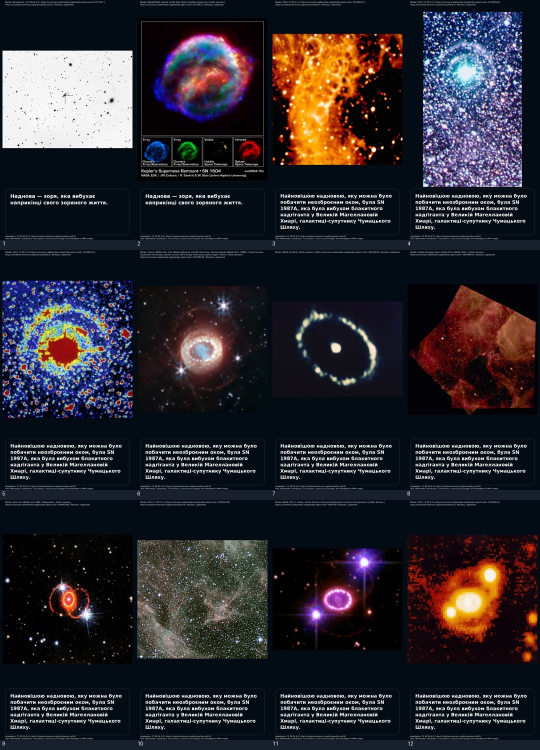
#> input picture acceptance/factory-universal/2026-11-22-source-resolution/astronomy-1.jpg, 1080 x 1500 px (shown at 1/2 size)
$ python -i photo_duplicates.py   (imports and definitions only)
#> lines starting #> are read from the running program, lines starting #| are printed output that depends on the picture
"""Crop/resize resistant source-photo deduplication; no learned model."""
import cv2
import numpy as np
from PIL import Image,ImageOps

# [1 line not run here, left out]

def fingerprint(path):
 with Image.open(path) as source:
#> source is the input picture: PIL image 1080x1500 RGB; mean R, G, B 44, 40.9, 47.2
  image=ImageOps.exif_transpose(source).convert('RGB');image.thumbnail((960,960),Image.Resampling.LANCZOS)
#> after `image.thumbnail((960, 960), Image.Resampling.LANCZOS)`:
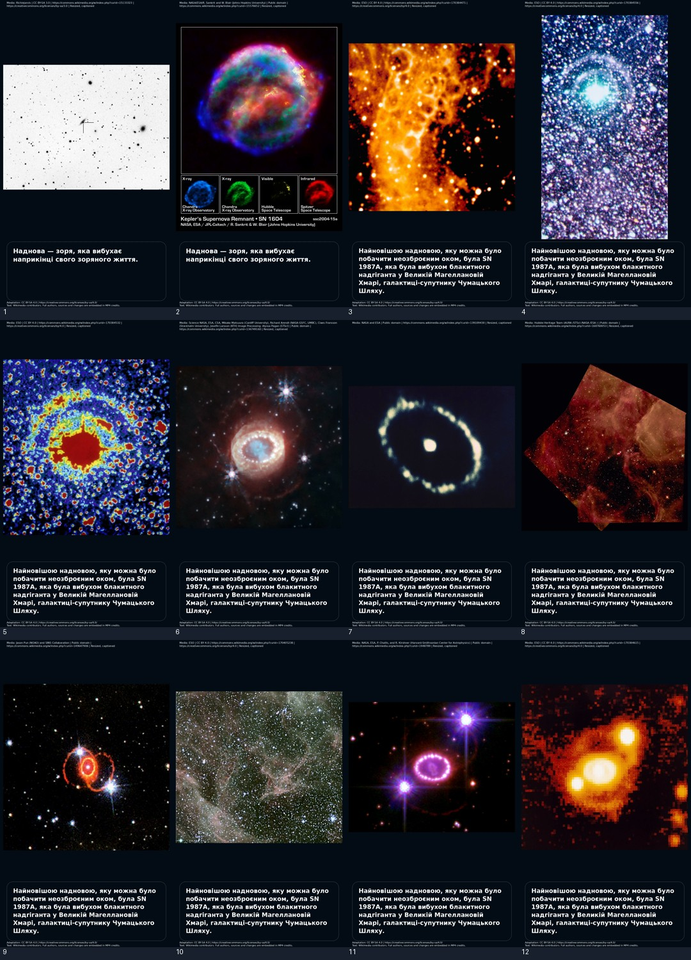
#> image: PIL image 691x960 RGB; mean R, G, B 44.2, 40.9, 47.2
  gray=cv2.cvtColor(np.asarray(image),cv2.COLOR_RGB2GRAY)
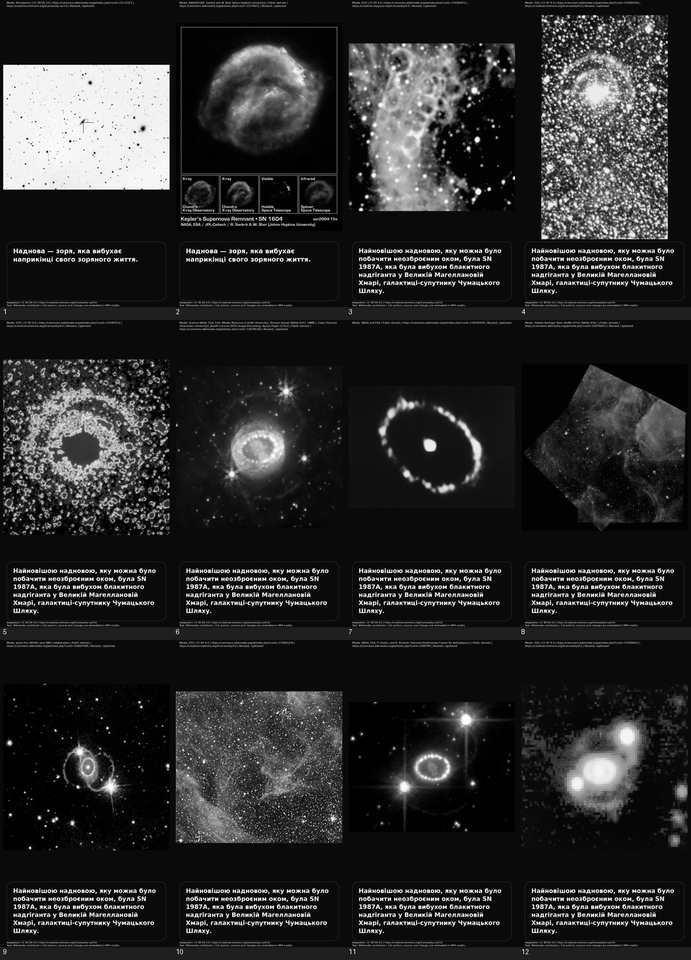
#> gray: shape (960, 691); min 0, max 255, mean 42.5
 detector=cv2.ORB_create(nfeatures=900,fastThreshold=10,edgeThreshold=16)
 keypoints,descriptors=detector.detectAndCompute(gray,None)
#> keypoints = 900 keypoints; strongest (x, y, size): (478, 138, 37.2), (476, 140, 37.2), (360, 209, 31), (478, 190, 44.6)
 points=np.asarray([point.pt for point in keypoints],dtype=np.float32).reshape((-1,2))
#> points = 900 pairs, first value 22.8 to 666, second value 27.65 to 931
 return {'gray':gray,'points':points,'descriptors':descriptors}

def duplicate(left,right):
 one=left['descriptors'];two=right['descriptors']
 result={'duplicate':False,'matches':0,'inliers':0}
 if one is None or two is None or min(len(one),len(two))<16:return result
 pairs=cv2.BFMatcher(cv2.NORM_HAMMING).knnMatch(one,two,k=2)
 matches=[pair[0] for pair in pairs if len(pair)==2 and pair[0].distance<=42 and pair[0].distance<.72*pair[1].distance]
 unique={}
 for match in sorted(matches,key=lambda row:row.distance):unique.setdefault(match.trainIdx,match)
 matches=list(unique.values());result['matches']=len(matches)
 if len(matches)<16:return result
 source=np.asarray([left['points'][match.queryIdx] for match in matches])
 target=np.asarray([right['points'][match.trainIdx] for match in matches])
 cv2.setRNGSeed(0)
 transform,mask=cv2.estimateAffinePartial2D(source,target,method=cv2.RANSAC,ransacReprojThreshold=2.5,maxIters=2000,confidence=.995)
 if transform is None or mask is None:return result
 inliers=mask.ravel().astype(bool);count=int(inliers.sum());result['inliers']=count
 if count<16 or count/len(matches)<.7:return result
 def coverage(points,image):
  return float(cv2.contourArea(cv2.convexHull(points)))/max(1,image.shape[0]*image.shape[1])
 first=coverage(source[inliers],left['gray']);second=coverage(target[inliers],right['gray'])
 result['coverage']=[round(first,4),round(second,4)]
 if max(first,second)<.35 or min(first,second)<.04:return result
 height,width=right['gray'].shape
 projected=cv2.warpAffine(left['gray'],transform,(width,height))
 overlap=cv2.warpAffine(np.ones_like(left['gray'],dtype=np.uint8),transform,(width,height),flags=cv2.INTER_NEAREST).astype(bool)
 if int(overlap.sum())<1000:return result
 a=cv2.GaussianBlur(projected,(5,5),1)[overlap].astype(np.float32);b=cv2.GaussianBlur(right['gray'],(5,5),1)[overlap].astype(np.float32)
 if min(float(a.std()),float(b.std()))<8:return result
 correlation=float(np.corrcoef(a,b)[0,1]);result['correlation']=round(correlation,5)
 result['duplicate']=correlation>=.97
 return result

>>> result = fingerprint('../acceptance/factory-universal/2026-11-22-source-resolution/astronomy-1.jpg')
#> result = 3 items

$ run again, on acceptance/factory-universal/2026-11-22-source-resolution/astronomy-2.jpg
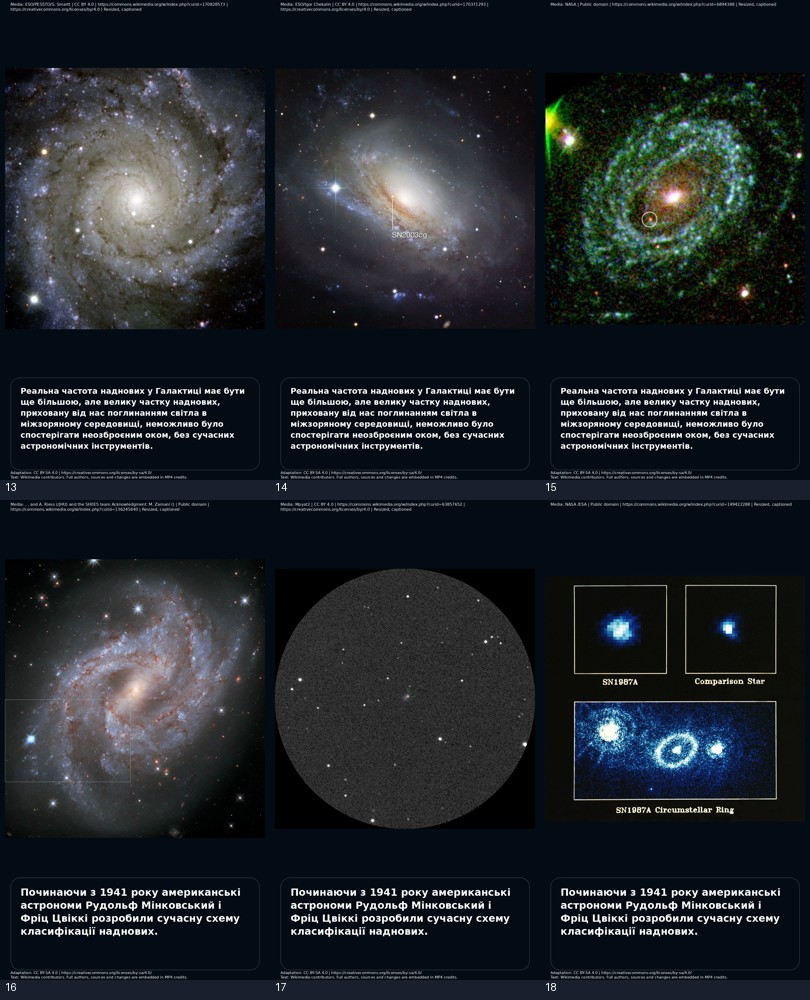
#> input picture acceptance/factory-universal/2026-11-22-source-resolution/astronomy-2.jpg, 810 x 1000 px
#> in fingerprint, source is the input picture: PIL image 810x1000 RGB; mean R, G, B 32.5, 38.1, 42.7
#> in fingerprint, `gray=cv2.cvtColor(np.asarray(image),cv2.COLOR_RGB2GRAY)`:
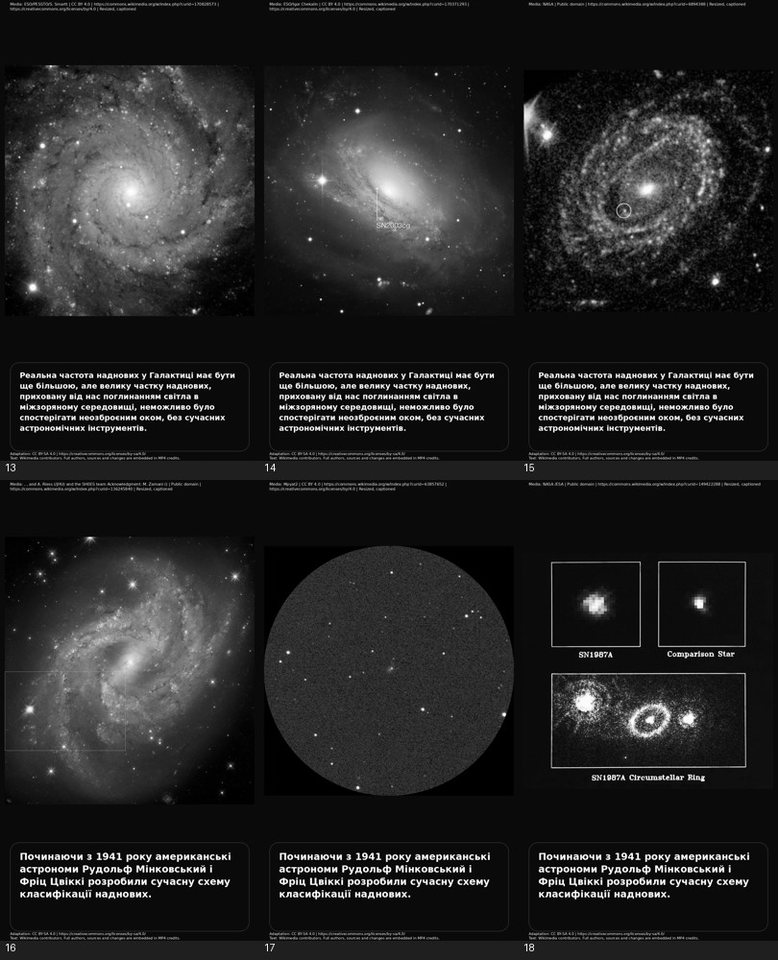
#> gray: shape (960, 778); min 0, max 255, mean 36.9
#> keypoints = 900 keypoints; strongest (x, y, size): (311, 883, 31), (631, 857, 31), (21, 881, 31), (97, 871, 31)
#> points = 900 pairs, first value 20.4 to 751.2, second value 107 to 898
#> result = 3 items

$ run again, on acceptance/factory-universal/2026-11-22-source-resolution/plant-biology.jpg
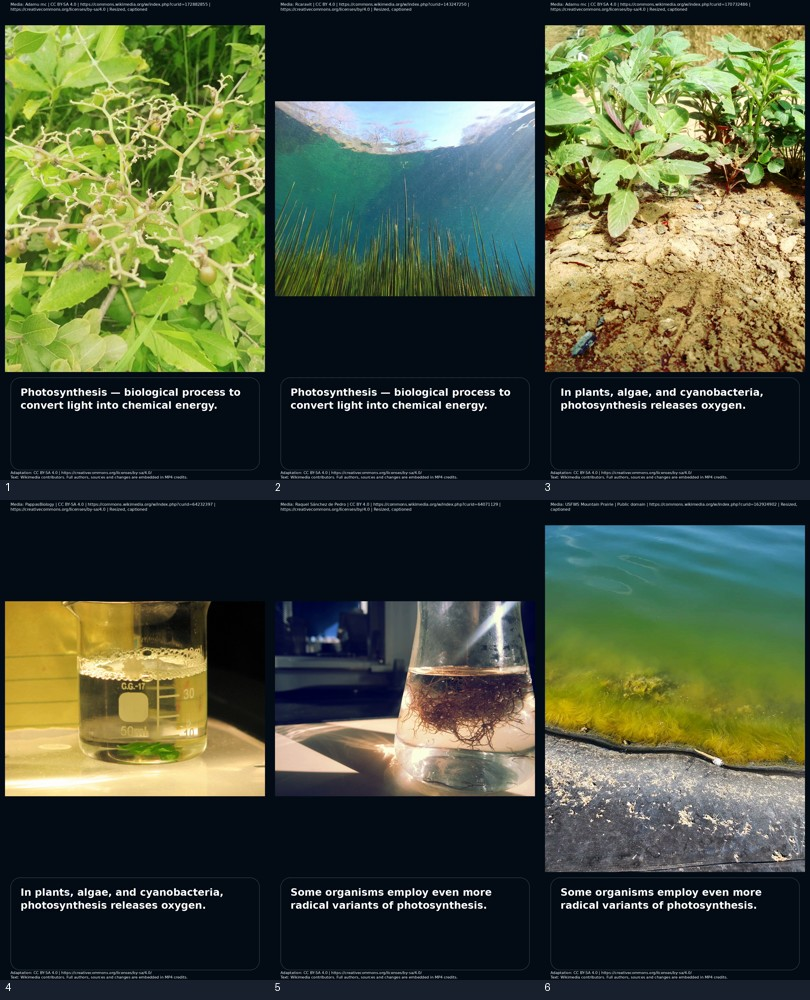
#> input picture acceptance/factory-universal/2026-11-22-source-resolution/plant-biology.jpg, 810 x 1000 px
#> in fingerprint, source is the input picture: PIL image 810x1000 RGB; mean R, G, B 72.5, 81.8, 60.1
#> in fingerprint, `gray=cv2.cvtColor(np.asarray(image),cv2.COLOR_RGB2GRAY)`:
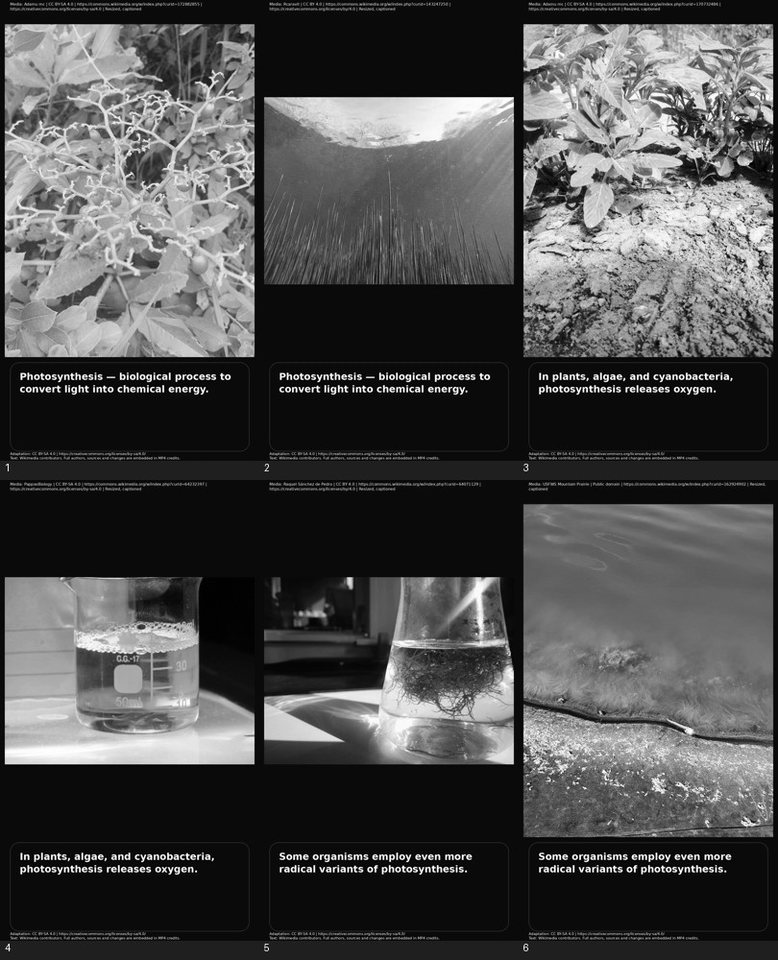
#> gray: shape (960, 778); min 0, max 255, mean 76.5
#> keypoints = 900 keypoints; strongest (x, y, size): (73, 387, 31), (676, 387, 31), (674, 389, 31), (370, 387, 31)
#> points = 900 pairs, first value 20 to 747.4, second value 25.92 to 873
#> result = 3 items
